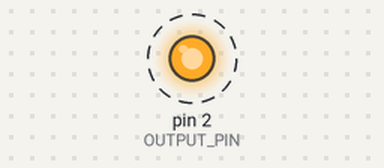
A sketch run on a simulated Arduino Uno, built with avr-gcc and run on an emulated ATmega328P. Parts: output pins drawn as LEDs (lit = HIGH). Dashed ring = blinking.

Above: at 0.5 s.
Timing chart, 0 to 4.6 s (numbered marks = the images above):
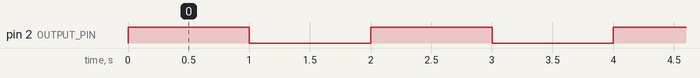

The sketch:

freq_blink.ino
```cpp
#define OUTPUT_PIN 2

unsigned int windowLength = 2000;
unsigned long windowStartTime = 0;
double dutyCycle = 0.5;
unsigned long currentMillis = 0;

void setup() {
  pinMode(OUTPUT_PIN, OUTPUT);

}

void loop() {
  currentMillis = millis();

  //Check if it's time to turn on
  if(currentMillis - windowStartTime <= windowLength * dutyCycle) {
    digitalWrite(OUTPUT_PIN, HIGH);
  }
  else {
    digitalWrite(OUTPUT_PIN, LOW);
  }

  //Check if windowsLength has passed, if so, set new windowStartTime
  if (currentMillis - windowStartTime > windowLength) {
    windowStartTime += windowLength;
  }


}
```

Measured:
- by itself, pin 2 (OUTPUT_PIN): alternates HIGH for 1.0 s and LOW for 1.0 s
